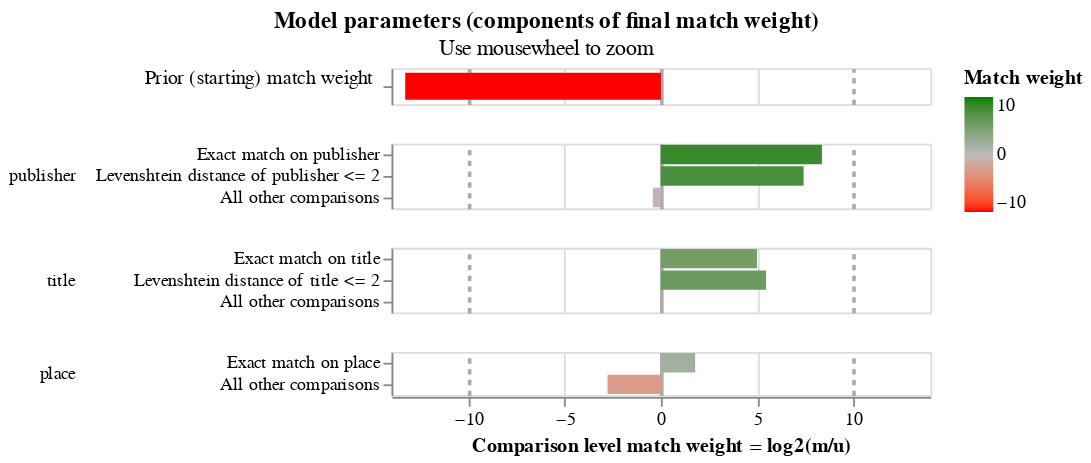

Notebook code for this chart:
### Markdown cell above
The two iterations above where enough, we should see the message

> Your model is fully trained. All comparisons have at least one estimate for their m and u values

In the following we will look into some visualisations. When hovering over the graphs you can zoom in and out. These are general visualisations on the model weights and the training process. In the next section we apply the model on the data and visualize some concrete predictions.

### Code cell
linker.visualisations.match_weights_chart()

### Figure 1 — Vega-Lite specification as saved in the notebook (floating-point values rounded to 4 significant figures)
{"config": {"view": {"continuousWidth": 300, "continuousHeight": 300, "discreteHeight": 60, "discreteWidth": 400}, "header": {"title": null}, "mark": {"tooltip": null}, "title": {"anchor": "middle"}}, "vconcat": [{"mark": {"type": "bar", "clip": true, "height": 15}, "encoding": {"color": {"field": "log2_bayes_factor", "scale": {"domain": [-10, 0, 10], "interpolate": "lab", "range": ["red", "#bbbbbb", "green"]}, "title": "Match weight", "type": "quantitative"}, "tooltip": [{"field": "comparison_name", "title": "Comparison name", "type": "nominal"}, {"field": "probability_two_random_records_match", "format": ".4f", "title": "Probability two random records match", "type": "nominal"}, {"field": "log2_bayes_factor", "format": ",.4f", "title": "Equivalent match weight", "type": "quantitative"}, {"field": "bayes_factor_description", "title": "Match weight description", "type": "nominal"}], "x": {"axis": {"domain": false, "gridColor": {"condition": {"test": "abs(datum.value / 10)  <= 1 & datum.value % 10 === 0", "value": "#aaa"}, "value": "#ddd"}, "gridDash": {"condition": {"test": "abs(datum.value / 10) == 1", "value": [3]}, "value": null}, "gridWidth": {"condition": {"test": "abs(datum.value / 10)  <= 1 & datum.value % 10 === 0", "value": 2}, "value": 1}, "labels": false, "ticks": false, "title": ""}, "field": "log2_bayes_factor", "scale": {"domain": [-14, 14]}, "type": "quantitative"}, "y": {"axis": {"title": "Prior (starting) match weight", "titleAlign": "right", "titleAngle": 0, "titleFontWeight": "normal"}, "field": "label_for_charts", "sort": {"field": "comparison_vector_value", "order": "descending"}, "type": "nominal"}}, "height": 20, "transform": [{"filter": "(datum.comparison_name == 'probability_two_random_records_match')"}]}, {"mark": {"type": "bar", "clip": true}, "encoding": {"color": {"field": "log2_bayes_factor", "scale": {"domain": [-10, 0, 10], "interpolate": "lab", "range": ["red", "#bbbbbb", "green"]}, "title": "Match weight", "type": "quantitative"}, "row": {"field": "comparison_name", "header": {"labelAlign": "left", "labelAnchor": "middle", "labelAngle": 0}, "sort": {"field": "comparison_sort_order"}, "type": "nominal"}, "tooltip": [{"field": "comparison_name", "title": "Comparison name", "type": "nominal"}, {"field": "label_for_charts", "title": "Label", "type": "ordinal"}, {"field": "sql_condition", "title": "SQL condition", "type": "nominal"}, {"field": "m_probability", "format": ".10~g", "title": "M probability", "type": "quantitative"}, {"field": "u_probability", "format": ".10~g", "title": "U probability", "type": "quantitative"}, {"field": "bayes_factor", "format": ",.6f", "title": "Bayes factor = m/u", "type": "quantitative"}, {"field": "log2_bayes_factor", "format": ".4~g", "title": "Match weight = log2(m/u)", "type": "quantitative"}, {"field": "bayes_factor_description", "title": "Match weight description", "type": "nominal"}, {"field": "m_probability_description", "title": "m probability description", "type": "nominal"}, {"field": "u_probability_description", "title": "u probability description", "type": "nominal"}], "x": {"axis": {"gridColor": {"condition": {"test": "abs(datum.value / 10)  <= 1 & datum.value % 10 === 0", "value": "#aaa"}, "value": "#ddd"}, "gridDash": {"condition": {"test": "abs(datum.value / 10) == 1", "value": [3]}, "value": null}, "gridWidth": {"condition": {"test": "abs(datum.value / 10)  <= 1 & datum.value % 10 === 0", "value": 2}, "value": 1}, "title": "Comparison level match weight = log2(m/u)"}, "field": "log2_bayes_factor", "scale": {"domain": [-14, 14]}, "type": "quantitative"}, "y": {"axis": {"title": null}, "field": "label_for_charts", "sort": {"field": "comparison_vector_value", "order": "descending"}, "type": "nominal"}}, "height": {"step": 12}, "resolve": {"axis": {"y": "independent"}, "scale": {"y": "independent"}}, "transform": [{"filter": "(datum.comparison_name != 'probability_two_random_records_match')"}]}], "data": {"name": "data-ec944855a15ae6a339878f83ebcd1225"}, "params": [{"name": "mouse_zoom", "select": {"type": "interval", "encodings": ["x"]}, "bind": "scales", "views": []}], "resolve": {"axis": {"y": "independent"}, "scale": {"y": "independent"}}, "title": {"text": "Model parameters (components of final match weight)", "subtitle": "Use mousewheel to zoom"}, "$schema": "https://vega.github.io/schema/vega-lite/v5.9.3.json", "datasets": {"data-ec944855a15ae6a339878f83ebcd1225": [{"comparison_name": "probability_two_random_records_match", "sql_condition": null, "label_for_charts": "", "m_probability": null, "u_probability": null, "m_probability_description": null, "u_probability_description": null, "has_tf_adjustments": false, "tf_adjustment_column": null, "tf_adjustment_weight": null, "is_null_level": false, "bayes_factor": 0.0001, "log2_bayes_factor": -13.29, "comparison_vector_value": 0, "max_comparison_vector_value": 0, "bayes_factor_description": "The probability that two random records drawn at random match is 0.000 or one in  10,000.0 records.This is equivalent to a starting match weight of -13.288.", "probability_two_random_records_match": 0.0001, "comparison_sort_order": -1}, {"comparison_name": "publisher", "sql_condition": "\"publisher_l\" = \"publisher_r\"", "label_for_charts": "Exact match on publisher", "m_probability": 0.2054, "u_probability": 0.0006227, "m_probability_description": "Amongst matching record comparisons, 20.54% of records (i.e. one in 4.867) are in the exact match on publisher comparison level", "u_probability_description": "Amongst non-matching record comparisons, 0.06227% of records (i.e. one in 1,606) are in the exact match on publisher comparison level", "has_tf_adjustments": false, "tf_adjustment_column": null, "tf_adjustment_weight": 1.0, "is_null_level": false, "bayes_factor": 329.9, "log2_bayes_factor": 8.366, "comparison_vector_value": 2, "max_comparison_vector_value": 2, "bayes_factor_description": "If comparison level is `exact match on publisher` then comparison is 330 times more likely to be a match", "probability_two_random_records_match": 0.0001, "comparison_sort_order": 0}, {"comparison_name": "publisher", "sql_condition": "levenshtein(\"publisher_l\", \"publisher_r\") <= 2", "label_for_charts": "Levenshtein distance of publisher <= 2", "m_probability": 0.04792, "u_probability": 0.0002809, "m_probability_description": "Amongst matching record comparisons, 4.792% of records (i.e. one in 20.87) are in the levenshtein distance of publisher <= 2 comparison level", "u_probability_description": "Amongst non-matching record comparisons, 0.02809% of records (i.e. one in 3,560) are in the levenshtein distance of publisher <= 2 comparison level", "has_tf_adjustments": false, "tf_adjustment_column": null, "tf_adjustment_weight": 1.0, "is_null_level": false, "bayes_factor": 170.6, "log2_bayes_factor": 7.414, "comparison_vector_value": 1, "max_comparison_vector_value": 2, "bayes_factor_description": "If comparison level is `levenshtein distance of publisher <= 2` then comparison is 171 times more likely to be a match", "probability_two_random_records_match": 0.0001, "comparison_sort_order": 0}, {"comparison_name": "publisher", "sql_condition": "ELSE", "label_for_charts": "All other comparisons", "m_probability": 0.7466, "u_probability": 0.9991, "m_probability_description": "Amongst matching record comparisons, 74.66% of records (i.e. one in 1.339) are in the all other comparisons comparison level", "u_probability_description": "Amongst non-matching record comparisons, 99.91% of records (i.e. one in 1.001) are in the all other comparisons comparison level", "has_tf_adjustments": false, "tf_adjustment_column": null, "tf_adjustment_weight": 1.0, "is_null_level": false, "bayes_factor": 0.7473, "log2_bayes_factor": -0.4202, "comparison_vector_value": 0, "max_comparison_vector_value": 2, "bayes_factor_description": "If comparison level is `all other comparisons` then comparison is 1.338 times less likely to be a match", "probability_two_random_records_match": 0.0001, "comparison_sort_order": 0}, {"comparison_name": "title", "sql_condition": "\"title_l\" = \"title_r\"", "label_for_charts": "Exact match on title", "m_probability": 0.002395, "u_probability": 7.521e-05, "m_probability_description": "Amongst matching record comparisons, 0.2395% of records (i.e. one in 418) are in the exact match on title comparison level", "u_probability_description": "Amongst non-matching record comparisons, 0.007521% of records (i.e. one in 13,296) are in the exact match on title comparison level", "has_tf_adjustments": false, "tf_adjustment_column": null, "tf_adjustment_weight": 1.0, "is_null_level": false, "bayes_factor": 31.84, "log2_bayes_factor": 4.993, "comparison_vector_value": 2, "max_comparison_vector_value": 2, "bayes_factor_description": "If comparison level is `exact match on title` then comparison is 31.84 times more likely to be a match", "probability_two_random_records_match": 0.0001, "comparison_sort_order": 1}, {"comparison_name": "title", "sql_condition": "levenshtein(\"title_l\", \"title_r\") <= 2", "label_for_charts": "Levenshtein distance of title <= 2", "m_probability": 0.003193, "u_probability": 7.22e-05, "m_probability_description": "Amongst matching record comparisons, 0.3193% of records (i.e. one in 313) are in the levenshtein distance of title <= 2 comparison level", "u_probability_description": "Amongst non-matching record comparisons, 0.00722% of records (i.e. one in 13,851) are in the levenshtein distance of title <= 2 comparison level", "has_tf_adjustments": false, "tf_adjustment_column": null, "tf_adjustment_weight": 1.0, "is_null_level": false, "bayes_factor": 44.23, "log2_bayes_factor": 5.467, "comparison_vector_value": 1, "max_comparison_vector_value": 2, "bayes_factor_description": "If comparison level is `levenshtein distance of title <= 2` then comparison is 44.23 times more likely to be a match", "probability_two_random_records_match": 0.0001, "comparison_sort_order": 1}, {"comparison_name": "title", "sql_condition": "ELSE", "label_for_charts": "All other comparisons", "m_probability": 0.9944, "u_probability": 0.9999, "m_probability_description": "Amongst matching record comparisons, 99.44% of records (i.e. one in 1.006) are in the all other comparisons comparison level", "u_probability_description": "Amongst non-matching record comparisons, 99.99% of records (i.e. one in 1) are in the all other comparisons comparison level", "has_tf_adjustments": false, "tf_adjustment_column": null, "tf_adjustment_weight": 1.0, "is_null_level": false, "bayes_factor": 0.9946, "log2_bayes_factor": -0.007872, "comparison_vector_value": 0, "max_comparison_vector_value": 2, "bayes_factor_description": "If comparison level is `all other comparisons` then comparison is 1.005 times less likely to be a match", "probability_two_random_records_match": 0.0001, "comparison_sort_order": 1}, {"comparison_name": "place", "sql_condition": "\"place_l\" = \"place_r\"", "label_for_charts": "Exact match on place", "m_probability": 0.8918, "u_probability": 0.2601, "m_probability_description": "Amongst matching record comparisons, 89.18% of records (i.e. one in 1.121) are in the exact match on place comparison level", "u_probability_description": "Amongst non-matching record comparisons, 26.01% of records (i.e. one in 3.845) are in the exact match on place comparison level", "has_tf_adjustments": true, "tf_adjustment_column": "place", "tf_adjustment_weight": 1.0, "is_null_level": false, "bayes_factor": 3.429, "log2_bayes_factor": 1.778, "comparison_vector_value": 1, "max_comparison_vector_value": 1, "bayes_factor_description": "If comparison level is `exact match on place` then comparison is 3.429 times more likely to be a match", "probability_two_random_records_match": 0.0001, "comparison_sort_order": 2}, {"comparison_name": "place", "sql_condition": "ELSE", "label_for_charts": "All other comparisons", "m_probability": 0.1082, "u_probability": 0.7399, "m_probability_description": "Amongst matching record comparisons, 10.82% of records (i.e. one in 9.238) are in the all other comparisons comparison level", "u_probability_description": "Amongst non-matching record comparisons, 73.99% of records (i.e. one in 1.351) are in the all other comparisons comparison level", "has_tf_adjustments": false, "tf_adjustment_column": null, "tf_adjustment_weight": 1.0, "is_null_level": false, "bayes_factor": 0.1463, "log2_bayes_factor": -2.773, "comparison_vector_value": 0, "max_comparison_vector_value": 1, "bayes_factor_description": "If comparison level is `all other comparisons` then comparison is 6.836 times less likely to be a match", "probability_two_random_records_match": 0.0001, "comparison_sort_order": 2}]}}
